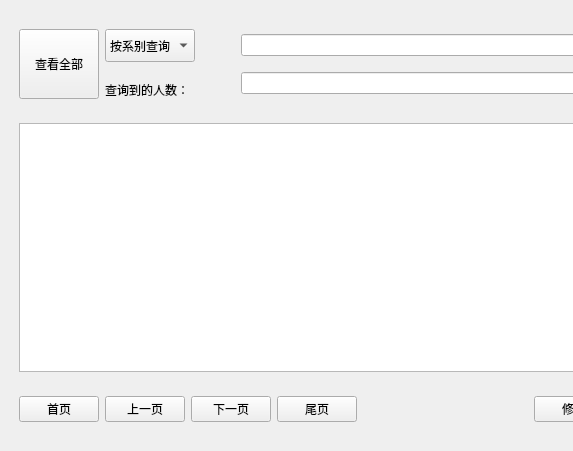
<?xml version="1.0" encoding="UTF-8"?>
<ui version="4.0">
 <class>StudentManage</class>
 <widget class="QWidget" name="StudentManage">
  <property name="geometry">
   <rect>
    <x>0</x>
    <y>0</y>
    <width>573</width>
    <height>451</height>
   </rect>
  </property>
  <property name="windowTitle">
   <string>Form</string>
  </property>
  <widget class="QWidget" name="layoutWidget">
   <property name="geometry">
    <rect>
     <x>10</x>
     <y>20</y>
     <width>785</width>
     <height>411</height>
    </rect>
   </property>
   <layout class="QGridLayout" name="gridLayout_4">
    <item row="0" column="0">
     <widget class="QWidget" name="wgt_up" native="true">
      <layout class="QGridLayout" name="gridLayout_2">
       <item row="0" column="4" rowspan="2">
        <widget class="QLineEdit" name="le_choice">
         <property name="sizePolicy">
          <sizepolicy hsizetype="Preferred" vsizetype="Fixed">
           <horstretch>0</horstretch>
           <verstretch>0</verstretch>
          </sizepolicy>
         </property>
        </widget>
       </item>
       <item row="0" column="6" rowspan="4">
        <widget class="QPushButton" name="pb_select">
         <property name="sizePolicy">
          <sizepolicy hsizetype="Fixed" vsizetype="Preferred">
           <horstretch>0</horstretch>
           <verstretch>0</verstretch>
          </sizepolicy>
         </property>
         <property name="text">
          <string>查询</string>
         </property>
        </widget>
       </item>
       <item row="0" column="0" rowspan="4" colspan="2">
        <widget class="QPushButton" name="pb_allStudent">
         <property name="sizePolicy">
          <sizepolicy hsizetype="Fixed" vsizetype="Preferred">
           <horstretch>0</horstretch>
           <verstretch>0</verstretch>
          </sizepolicy>
         </property>
         <property name="text">
          <string>查看全部</string>
         </property>
        </widget>
       </item>
       <item row="0" column="2" rowspan="2">
        <widget class="QComboBox" name="cb_choice">
         <property name="sizePolicy">
          <sizepolicy hsizetype="Fixed" vsizetype="Preferred">
           <horstretch>0</horstretch>
           <verstretch>0</verstretch>
          </sizepolicy>
         </property>
         <item>
          <property name="text">
           <string>按系别查询</string>
          </property>
         </item>
         <item>
          <property name="text">
           <string>按班级查询</string>
          </property>
         </item>
         <item>
          <property name="text">
           <string>按学号查询</string>
          </property>
         </item>
         <item>
          <property name="text">
           <string>按姓名查询</string>
          </property>
         </item>
         <item>
          <property name="text">
           <string>按性别查询</string>
          </property>
         </item>
        </widget>
       </item>
       <item row="2" column="4" rowspan="2">
        <widget class="QLineEdit" name="le_num"/>
       </item>
       <item row="3" column="2">
        <widget class="QLabel" name="label">
         <property name="text">
          <string>查询到的人数：</string>
         </property>
        </widget>
       </item>
       <item row="1" column="5" rowspan="2">
        <spacer name="horizontalSpacer_2">
         <property name="orientation">
          <enum>Qt::Horizontal</enum>
         </property>
         <property name="sizeType">
          <enum>QSizePolicy::Fixed</enum>
         </property>
         <property name="sizeHint" stdset="0">
          <size>
           <width>28</width>
           <height>20</height>
          </size>
         </property>
        </spacer>
       </item>
       <item row="0" column="3">
        <spacer name="horizontalSpacer_3">
         <property name="orientation">
          <enum>Qt::Horizontal</enum>
         </property>
         <property name="sizeType">
          <enum>QSizePolicy::Fixed</enum>
         </property>
         <property name="sizeHint" stdset="0">
          <size>
           <width>40</width>
           <height>20</height>
          </size>
         </property>
        </spacer>
       </item>
      </layout>
     </widget>
    </item>
    <item row="1" column="0">
     <widget class="QWidget" name="wgt_mid" native="true">
      <layout class="QGridLayout" name="gridLayout">
       <item row="0" column="0">
        <widget class="QTableWidget" name="tableWidget"/>
       </item>
      </layout>
     </widget>
    </item>
    <item row="2" column="0">
     <widget class="QWidget" name="wgt_down" native="true">
      <layout class="QGridLayout" name="gridLayout_3">
       <item row="0" column="7">
        <spacer name="horizontalSpacer">
         <property name="orientation">
          <enum>Qt::Horizontal</enum>
         </property>
         <property name="sizeHint" stdset="0">
          <size>
           <width>3</width>
           <height>20</height>
          </size>
         </property>
        </spacer>
       </item>
       <item row="0" column="10">
        <widget class="QPushButton" name="pb_delete">
         <property name="sizePolicy">
          <sizepolicy hsizetype="Fixed" vsizetype="Fixed">
           <horstretch>0</horstretch>
           <verstretch>0</verstretch>
          </sizepolicy>
         </property>
         <property name="text">
          <string>删除</string>
         </property>
        </widget>
       </item>
       <item row="0" column="8">
        <widget class="QPushButton" name="pb_modify">
         <property name="sizePolicy">
          <sizepolicy hsizetype="Fixed" vsizetype="Fixed">
           <horstretch>0</horstretch>
           <verstretch>0</verstretch>
          </sizepolicy>
         </property>
         <property name="text">
          <string>修改</string>
         </property>
        </widget>
       </item>
       <item row="0" column="2">
        <widget class="QPushButton" name="pb_next">
         <property name="sizePolicy">
          <sizepolicy hsizetype="Fixed" vsizetype="Fixed">
           <horstretch>0</horstretch>
           <verstretch>0</verstretch>
          </sizepolicy>
         </property>
         <property name="text">
          <string>下一页</string>
         </property>
        </widget>
       </item>
       <item row="0" column="3">
        <widget class="QPushButton" name="pb_end">
         <property name="sizePolicy">
          <sizepolicy hsizetype="Fixed" vsizetype="Fixed">
           <horstretch>0</horstretch>
           <verstretch>0</verstretch>
          </sizepolicy>
         </property>
         <property name="text">
          <string>尾页</string>
         </property>
        </widget>
       </item>
       <item row="0" column="0">
        <widget class="QPushButton" name="pb_first">
         <property name="sizePolicy">
          <sizepolicy hsizetype="Fixed" vsizetype="Fixed">
           <horstretch>0</horstretch>
           <verstretch>0</verstretch>
          </sizepolicy>
         </property>
         <property name="text">
          <string>首页</string>
         </property>
        </widget>
       </item>
       <item row="0" column="1">
        <widget class="QPushButton" name="pb_prev">
         <property name="sizePolicy">
          <sizepolicy hsizetype="Fixed" vsizetype="Fixed">
           <horstretch>0</horstretch>
           <verstretch>0</verstretch>
          </sizepolicy>
         </property>
         <property name="text">
          <string>上一页</string>
         </property>
        </widget>
       </item>
       <item row="0" column="9">
        <widget class="QPushButton" name="pb_add">
         <property name="sizePolicy">
          <sizepolicy hsizetype="Fixed" vsizetype="Fixed">
           <horstretch>0</horstretch>
           <verstretch>0</verstretch>
          </sizepolicy>
         </property>
         <property name="text">
          <string>添加</string>
         </property>
        </widget>
       </item>
       <item row="0" column="5">
        <spacer name="horizontalSpacer_5">
         <property name="orientation">
          <enum>Qt::Horizontal</enum>
         </property>
         <property name="sizeHint" stdset="0">
          <size>
           <width>40</width>
           <height>20</height>
          </size>
         </property>
        </spacer>
       </item>
       <item row="0" column="6">
        <spacer name="horizontalSpacer_4">
         <property name="orientation">
          <enum>Qt::Horizontal</enum>
         </property>
         <property name="sizeHint" stdset="0">
          <size>
           <width>40</width>
           <height>20</height>
          </size>
         </property>
        </spacer>
       </item>
       <item row="0" column="4">
        <spacer name="horizontalSpacer_6">
         <property name="orientation">
          <enum>Qt::Horizontal</enum>
         </property>
         <property name="sizeType">
          <enum>QSizePolicy::Fixed</enum>
         </property>
         <property name="sizeHint" stdset="0">
          <size>
           <width>40</width>
           <height>20</height>
          </size>
         </property>
        </spacer>
       </item>
      </layout>
     </widget>
    </item>
   </layout>
  </widget>
 </widget>
 <resources/>
 <connections/>
</ui>
